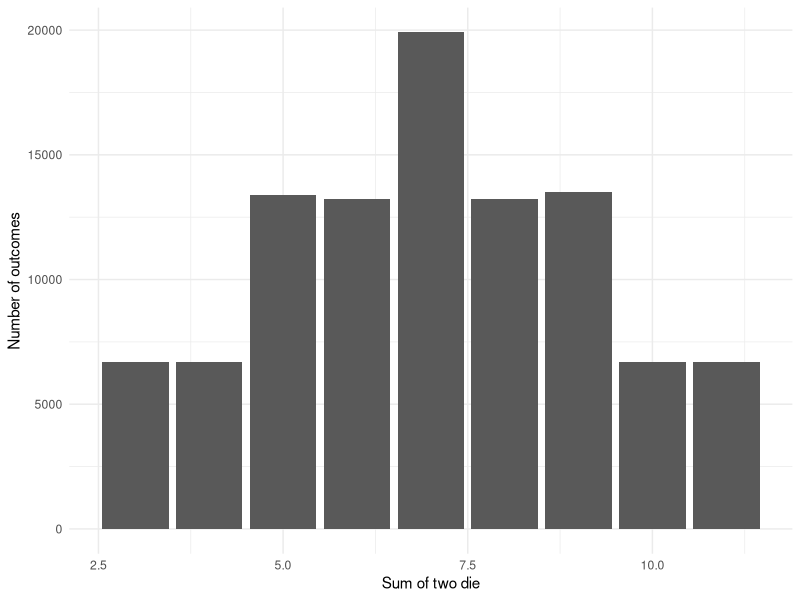
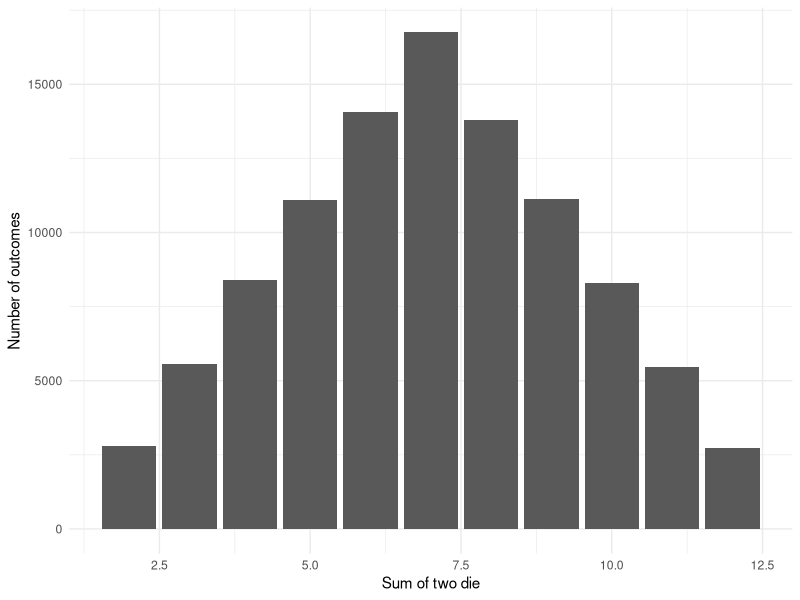
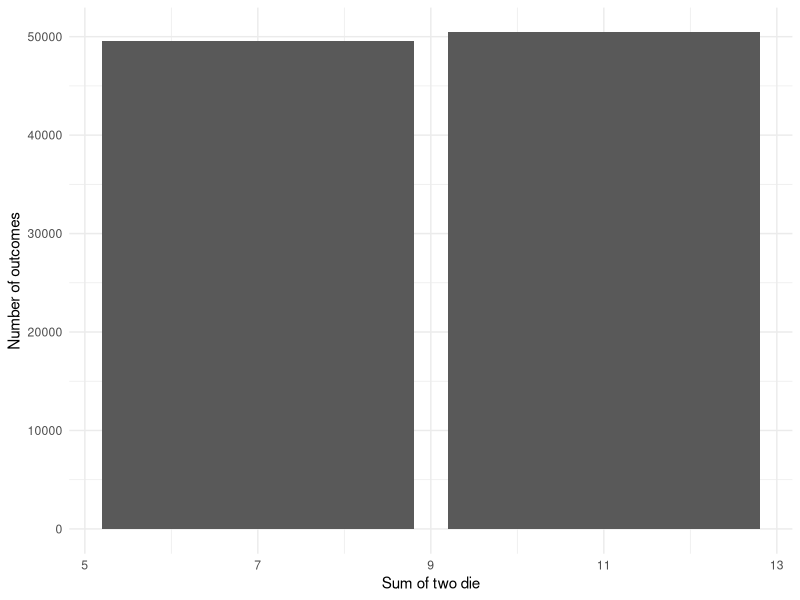
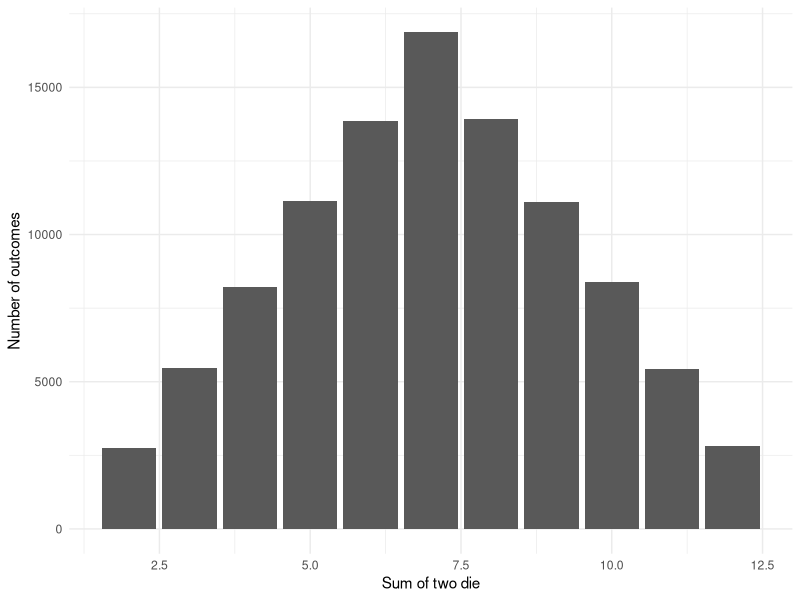

These charts were generated, in order, by the following R code:
## ---- chunk 1
    two.dice <- replicate(100000, sum(sample(1:6,2)))
    library(ggplot2)
    ggplot(data=NULL, aes(x=two.dice)) + geom_bar() + theme_minimal()+ ylab("Number of outcomes") + xlab("Sum of two die")
## ---- chunk 2
    ## Many dont know that they need replace=T accept both answers. 
    two.dice <- replicate(100000, sum(sample(1:6,2, replace=T)))
    library(ggplot2)
    ggplot(data=NULL, aes(x=two.dice)) + geom_bar() + theme_minimal() + ylab("Number of outcomes") + xlab("Sum of two die")
## ---- chunk 3
    trick.dice <- function(){
    die.1 <- c(5,5,5,5,5,5)
    die.2 <- c(2,2,2,6,6,6)
    samp.1 <- sample(die.1, 1)
    samp.2 <- sample(die.2, 1)
    
    return(sum(samp.1 + samp.2))
    }
    two.trick.dice <- replicate(100000, trick.dice())
     ggplot(data=NULL, aes(x=two.trick.dice)) + geom_bar() + theme_minimal() + ylab("Number of outcomes") + xlab("Sum of two die")
## ---- chunk 4
    sicherman.dice <- function(){
    die.1 <- c(1,2,2,3,3,4)
    die.2 <- c(1,3,4,5,6,8)
    samp.1 <- sample(die.1, 1)
    samp.2 <- sample(die.2, 1)
    
    return(sum(samp.1 + samp.2))
    }
    two.sicherman.dice <- replicate(100000, sicherman.dice())
     ggplot(data=NULL, aes(x=two.sicherman.dice)) + geom_bar() + theme_minimal() + ylab("Number of outcomes") + xlab("Sum of two die")
## ---- chunk 5
    t <- 100
    m <- 64
    s <- 3
    simulated.heights <- rnorm(t, m, s)
    simulated.heights
## ---- chunk 6
    
    # This is one way to do it. 
    set.seed(560)
     heights.61.67 = NULL # create empty vector
    for (i in 1:100000){ #run a loop 100000 time
     height <- rnorm(1, 64, 3) #select 1 female from the distribution
      if (height>=61 & height<=67){ # If her height is between 61 and 64 
        heights.61.67[i]=1 # Then we add a 1 to the vector or a success. 
      } else { #If not
        heights.61.67[i]=0 # Add a zero for failure. 
      }
    }
     
     mean(heights.61.67) # Average of these gives the proportion of a 1 or success.
     
## ---- chunk 7
    pnorm(67, 64,3)- pnorm(61,64,3)
## ---- chunk 8
    set.seed(560)
    heights.61.67.cm = NULL # create empty vector
    for (i in 1:100000){ #run a loop 100000 time
     height <- rnorm(1, 160, 7.5) #select 1 female from the distribution
      if (height>=152.5 & height<=167.5){ # If her height is between 152.5 and 160 
        heights.61.67.cm[i]=1 # Then we add a 1 to the vector or a success. 
      } else { #If not
        heights.61.67.cm[i]=0 # Add a zero for failure. 
      }
    }
     
     mean(heights.61.67.cm) # Average of these gives the proportion of a 1 or success.
## ---- chunk 9
    pnorm(167.5, 160,7.5)- pnorm(152.5,160,7.5)
